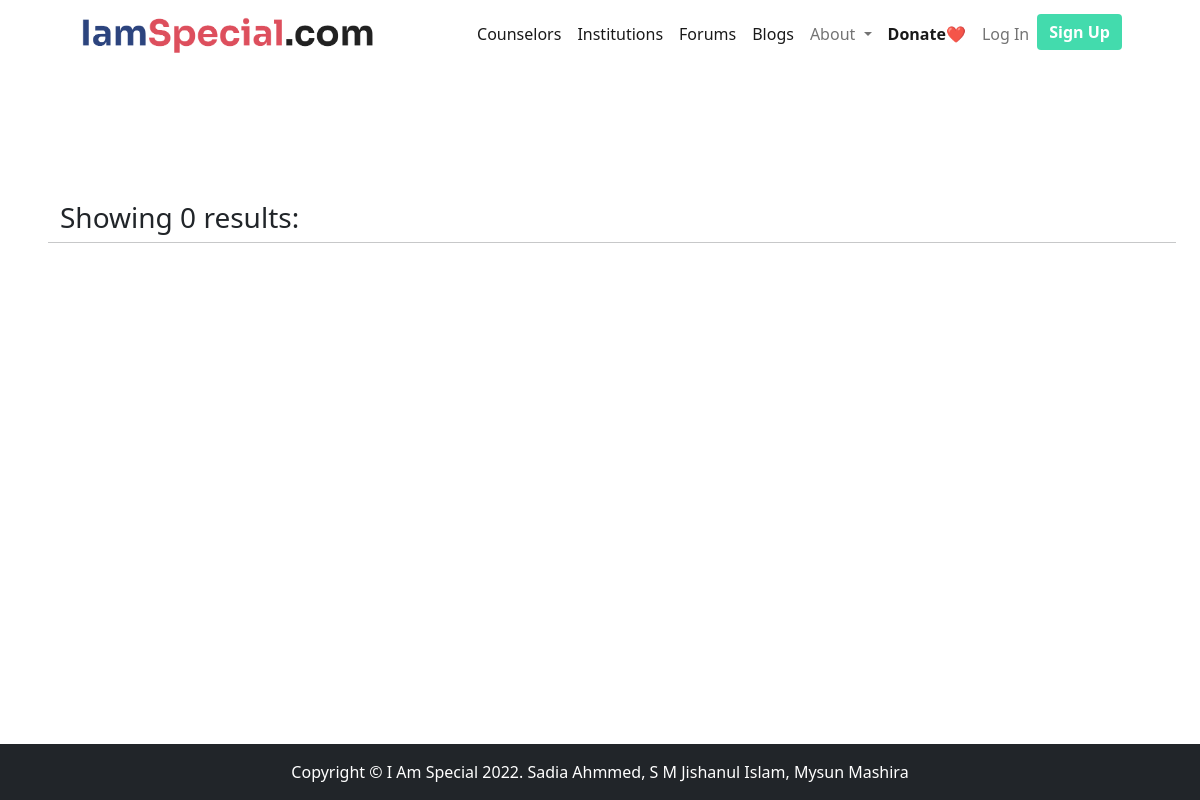
Page /institutions.php on the earlier database version.
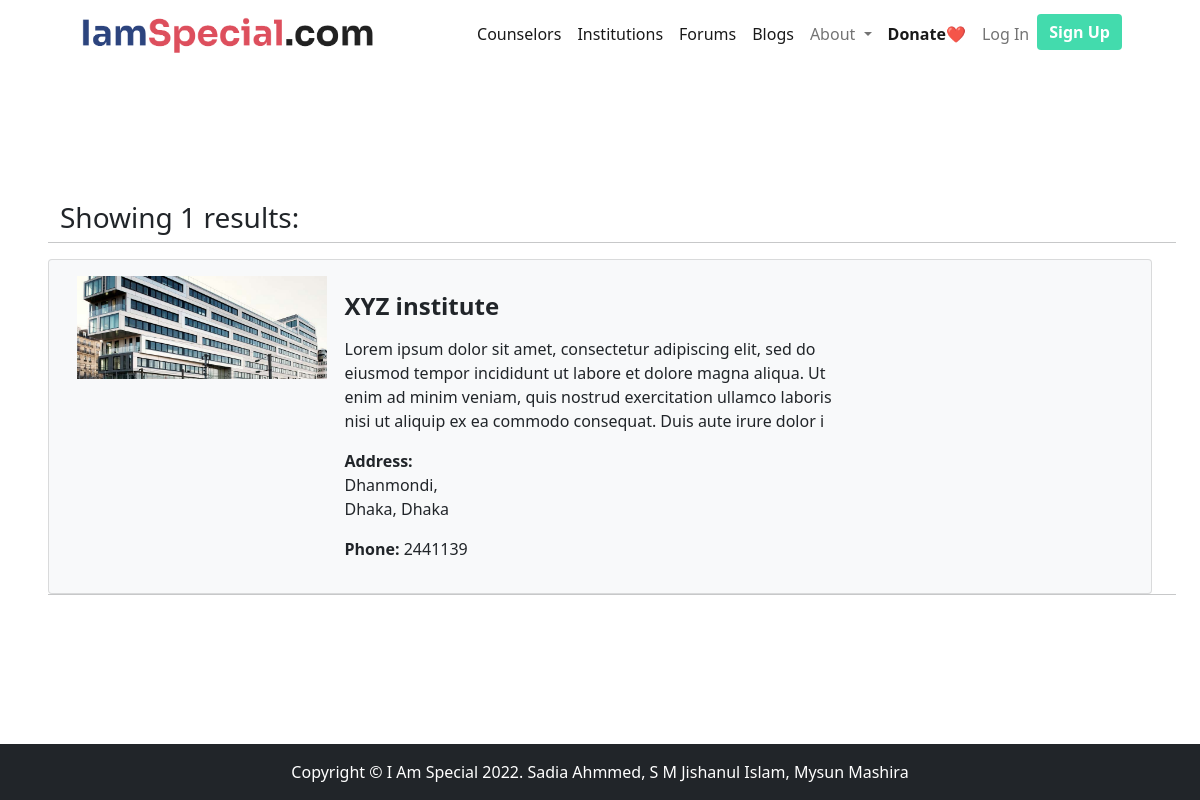
Same page on the later database version.
### tables this page shows
CREATE TABLE `institutions` (
  `ins_id` int(11) NOT NULL,
  `name` varchar(255) NOT NULL,
  `about` varchar(255) NOT NULL,
  `street` varchar(255) NOT NULL,
  `area` varchar(255) NOT NULL,
  `city` varchar(255) NOT NULL,
  `state` varchar(255) NOT NULL,
  `phone` varchar(255) NOT NULL,
  `type` varchar(20) NOT NULL,
  `picture` text NOT NULL DEFAULT 'demo.jpg'
);

### institutions.php (the view, shortened to what this page needs)
<?php include "includes/components/header.php" ?>
<?php include "includes/components/navbar.php" ?>
<section style="margin: 5%;" class="pt-4">
    <br>
    <br>
    <div class="row">
        <?php
        $sql = "SELECT DISTINCT * FROM institutions";
        $res = mysqli_query($connection, $sql) or die("Failed " . mysqli_error($connection));
        echo "<h3>Showing " . mysqli_num_rows($res) . " results:</h3>
        <hr>
        <br>";
        if ($res) {
            while ($row = mysqli_fetch_assoc($res)) {
                echo "
                    <div class='card bg-light'>
                        <div class='card-body'>
                            <div class='row'>
                                <div class='col-xl-3 col-md-6'>
                                    <img src='images/institutions/{$row['picture']}?1234324' width=250px/>
                                </div>
                                <div class='col-xl-6 col-md-4'>
                                    <p><h4><strong> {$row['name']} </strong></h4></p>
                                    <p>{$row['about']}</p>
                                    <p><strong>Address:</strong><br> {$row['area']}, <br>{$row['city']}, {$row['state']}</p>
                                    <p><strong>Phone:</strong> {$row['phone']}</p>
                                </div>
                            </div>
                        </div>
                    </div>
                    <br>
                    <hr>
                    <br>
                    ";
            }
        }
        ?>
    </div>
</section>
<?php include "includes/components/footer.php" ?>

Differences in the rows shown:
added institutions: picture (picture), name "XYZ institute", about "Lorem ipsum dolor sit amet, consectetur adipiscing elit, sed do eiusmod tempor incididunt ut labore et dolore magna aliqua. Ut enim ad minim veniam, quis nostrud exercitation ullamco laboris nisi ut aliquip ex ea commodo consequat. Duis aute irure dolor i", area "Dhanmondi", city "Dhaka", state "Dhaka", phone "2441139"
Other differences:
mysqli_num_rows($res): "0" → "1"
